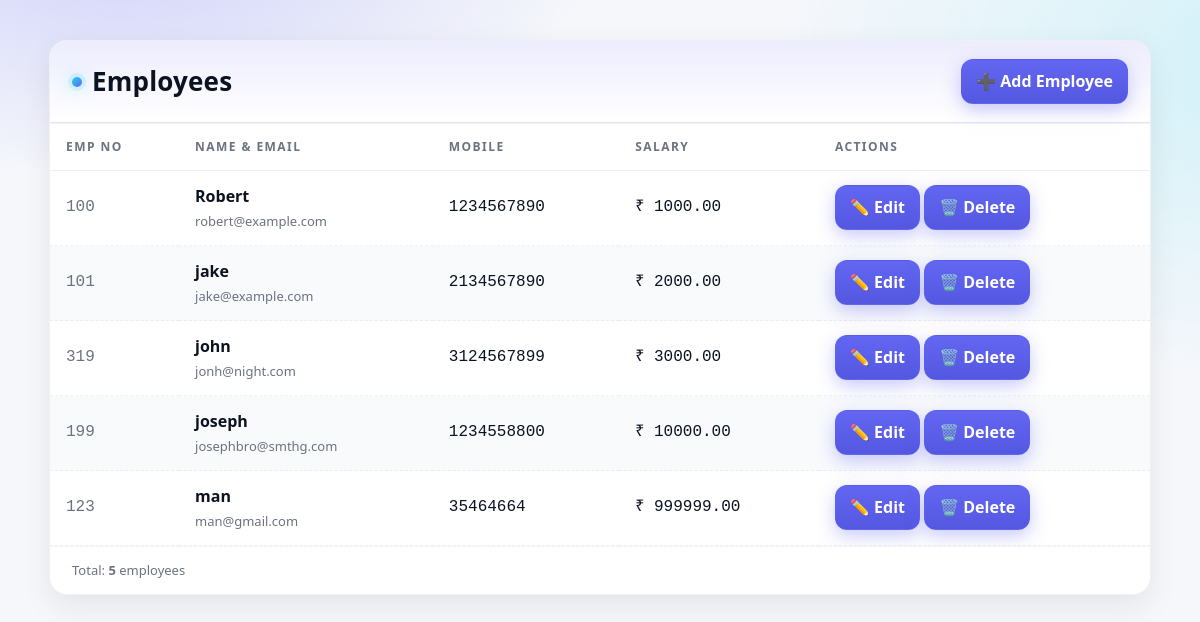
/employees/, run on the app's committed database.
### employee_app/models.py (models this page shows)
class Employee(models.Model):
    employee_no = models.CharField(max_length=10, unique=True)
    employee_name = models.CharField(max_length=100)
    email_id = models.EmailField()
    mobile_no = models.CharField(max_length=15)
    salary = models.IntegerField()

### employee_app/views.py (the view)
# urls.py: path("", views.index ,name = "index"),
def index(request):
    return render(request,"employee_app/index.html", {
        "employees" : Employee.objects.all()
    })

### employee_app/templates/employee_app/index.html
{% extends "employee_app/layout.html" %}
{% block body %}
<div class="card">
  <div class="card__header">
    <div class="card__title">
      <span class="dot"></span>
      Employees
    </div>
    <div class="toolbar">
      <a href="{% url 'add' %}" class="btn">➕ Add Employee</a>
    </div>
  </div>
  <div class="table-wrap">
    <table class="table">
      <thead>
        <tr>
          <th>Emp No</th>
          <th>Name & Email</th>
          <th>Mobile</th>
          <th class="right">Salary</th>
          <th>Actions</th>
        </tr>
      </thead>
      <tbody>
        {% for e in employees %}
        <tr>
          <td class="mono">{{ e.employee_no }}</td>
          <td>
            <div class="person">
              <span class="person__name">{{ e.employee_name }}</span>
              <span class="person__email">{{ e.email_id }}</span>
            </div>
          </td>
          <td class="mono">{{ e.mobile_no }}</td>
          <td class="salary mono">
            ₹ {{ e.salary|floatformat:2 }}
          </td>
          <td>
            <a href="{% url 'update' e.employee_no %}" class="btn btn--small btn--edit">✏️ Edit</a>
            <a href="{% url 'delete' e.employee_no %}" class="btn btn--small btn--delete">🗑️ Delete</a>
          </td>
        </tr>
        {% empty %}
        <tr>
          <td colspan="5">
            <span class="chip">No employees yet</span>
          </td>
        </tr>
        {% endfor %}
      </tbody>
    </table>
  </div>
  <div class="card__footer">
    <div>Total: <strong>{{ employees|length }}</strong> employees</div>
  </div>
</div>
{% endblock %}

### employee_app/templates/employee_app/layout.html (shortened to what this page needs)
{% load static %}
<!DOCTYPE html>
<html lang="en">
<head>
    <link rel="stylesheet" href="{% static 'employee_app/css/style.css' %}">
</head>
<body>
    {% block body %}
    {% endblock %}
</body>
</html>

### employee_app/static/employee_app/css/style.css (style rules this page uses)
:root { --bg: #0f172a; --card: #111827; --muted: #94a3b8; --text: #e5e7eb; --primary: #6366f1; --primary-600: #5457e0; --accent: #22d3ee; --danger: #ef4444; --warning: #f59e0b; --success: #10b981; --ring: rgba(99,102,241,.35); --row: #0b1220; --row-alt: #0c1526; --hover: rgba(99,102,241,.08); --chip: rgba(34,211,238,.12); --shadow: 0 10px 30px rgba(0,0,0,.35); }
@media (prefers-color-scheme: light) { :root { --bg: #f5f7fb; --card: #ffffff; --muted: #6b7280; --text: #0b1220; --row: #ffffff; --row-alt: #f8fafc; --shadow: 0 10px 30px rgba(2,6,23,.08); --hover: rgba(99,102,241,.06); --chip: rgba(34,211,238,.14); } }
body { margin:0; font-family: ui-sans-serif, system-ui, -apple-system, Segoe UI, Roboto, Arial, "Noto Sans", "Apple Color Emoji", "Segoe UI Emoji"; background: radial-gradient(1200px 600px at 10% -10%, rgba(99,102,241,.25), transparent 40%), radial-gradient(1200px 700px at 110% 10%, rgba(34,211,238,.18), transparent 45%), var(--bg); color: var(--text); -webkit-font-smoothing: antialiased; line-height: 1.45; padding: 40px 20px; }
.card { max-width: 1100px; margin: 0 auto; background: var(--card); border: 1px solid rgba(148,163,184,.15); border-radius: 18px; box-shadow: var(--shadow); overflow: hidden; }
.card__header { display:flex; align-items:center; justify-content:space-between; gap: 12px; padding: 18px 22px; background: linear-gradient(180deg, rgba(99,102,241,.12), transparent); border-bottom: 1px solid rgba(148,163,184,.12); }
.card__title { font-size: clamp(20px, 2.2vw, 26px); font-weight: 700; letter-spacing: .2px; display:flex; align-items:center; gap:10px; }
.card__title .dot { width:10px; height:10px; border-radius:50%; background: linear-gradient(135deg, var(--accent), var(--primary)); box-shadow: 0 0 0 4px var(--chip), 0 0 18px rgba(34,211,238,.45); }
.toolbar { display:flex; align-items:center; gap:10px; flex-wrap:wrap; }
.btn { appearance: none; border: 1px solid rgba(99,102,241,.35); background: linear-gradient(180deg, var(--primary), var(--primary-600)); color: white; padding: 10px 14px; border-radius: 12px; font-weight: 600; cursor: pointer; transition: transform .08s ease, box-shadow .2s ease, filter .2s ease; box-shadow: 0 6px 18px rgba(99,102,241,.35); text-decoration:none; display:inline-flex; align-items:center; gap:8px; }
.table-wrap { overflow:auto; max-width:100%; border-top: 1px solid rgba(148,163,184,.12); }
.table { width: 100%; border-collapse: separate; border-spacing: 0; min-width: 820px; }
.table thead th { position: sticky; top: 0; background: linear-gradient(180deg, rgba(255,255,255,.02), rgba(255,255,255,.00)); backdrop-filter: blur(4px); color: var(--muted); font-size: 12px; text-transform: uppercase; letter-spacing: .12em; text-align: left; padding: 14px 16px; border-bottom: 1px solid rgba(148,163,184,.18); }
.table tbody tr { background: var(--row); transition: background .2s, transform .05s; }
.table tbody tr:nth-child(even) { background: var(--row-alt); }
.table td { padding: 14px 16px; border-bottom: 1px dashed rgba(148,163,184,.15); vertical-align: middle; white-space: nowrap; }
.table td:nth-child(1) { font-variant-numeric: tabular-nums; color: var(--muted); }
.table td.salary { font-variant-numeric: tabular-nums; }
.person { display:flex; flex-direction:column; gap:4px; }
.person__name { font-weight: 600; }
.person__email { color: var(--muted); font-size: 13px; }
.card__footer { display:flex; justify-content:space-between; align-items:center; gap:12px; padding: 14px 22px; color: var(--muted); font-size: 13px; border-top: 1px solid rgba(148,163,184,.12); }
.mono { font-variant-numeric: tabular-nums; font-family: ui-monospace, SFMono-Regular, Menlo, Consolas, monospace; }
.right { text-align:right; }

### data on the page
Employee: employee_no "100", employee_name "Robert", email_id "robert@example.com", mobile_no "1234567890", salary "1000.00"
Employee: employee_no "101", employee_name "jake", email_id "jake@example.com", mobile_no "2134567890", salary "2000.00"
Employee: employee_no "319", employee_name "john", email_id "jonh@night.com", mobile_no "3124567899", salary "3000.00"
Employee: employee_no "199", employee_name "joseph", email_id "josephbro@smthg.com", mobile_no "1234558800", salary "10000.00"
Employee: employee_no "123", employee_name "man", email_id "man@gmail.com", mobile_no "35464664", salary "999999.00"

### other printed values
{{ employees|length }} "5"
